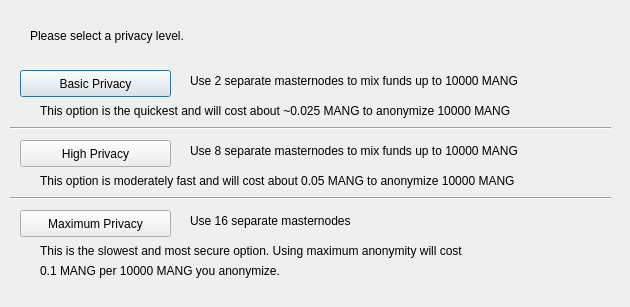
<?xml version="1.0" encoding="UTF-8"?>
<ui version="4.0">
 <class>ObfuscationConfig</class>
 <widget class="QDialog" name="ObfuscationConfig">
  <property name="geometry">
   <rect>
    <x>0</x>
    <y>0</y>
    <width>630</width>
    <height>307</height>
   </rect>
  </property>
  <property name="windowTitle">
   <string>Configure Obfuscation</string>
  </property>
  <widget class="QPushButton" name="buttonBasic">
   <property name="geometry">
    <rect>
     <x>20</x>
     <y>70</y>
     <width>151</width>
     <height>27</height>
    </rect>
   </property>
   <property name="text">
    <string>Basic Privacy</string>
   </property>
  </widget>
  <widget class="QPushButton" name="buttonHigh">
   <property name="geometry">
    <rect>
     <x>20</x>
     <y>140</y>
     <width>151</width>
     <height>27</height>
    </rect>
   </property>
   <property name="text">
    <string>High Privacy</string>
   </property>
  </widget>
  <widget class="QPushButton" name="buttonMax">
   <property name="geometry">
    <rect>
     <x>20</x>
     <y>210</y>
     <width>151</width>
     <height>27</height>
    </rect>
   </property>
   <property name="text">
    <string>Maximum Privacy</string>
   </property>
  </widget>
  <widget class="QLabel" name="label">
   <property name="geometry">
    <rect>
     <x>30</x>
     <y>20</y>
     <width>571</width>
     <height>31</height>
    </rect>
   </property>
   <property name="text">
    <string>Please select a privacy level.</string>
   </property>
  </widget>
  <widget class="QLabel" name="label_2">
   <property name="geometry">
    <rect>
     <x>190</x>
     <y>70</y>
     <width>421</width>
     <height>21</height>
    </rect>
   </property>
   <property name="text">
    <string>Use 2 separate masternodes to mix funds up to 10000 MANG</string>
   </property>
  </widget>
  <widget class="QLabel" name="label_3">
   <property name="geometry">
    <rect>
     <x>190</x>
     <y>140</y>
     <width>411</width>
     <height>21</height>
    </rect>
   </property>
   <property name="text">
    <string>Use 8 separate masternodes to mix funds up to 10000 MANG</string>
   </property>
  </widget>
  <widget class="QLabel" name="label_4">
   <property name="geometry">
    <rect>
     <x>190</x>
     <y>210</y>
     <width>421</width>
     <height>21</height>
    </rect>
   </property>
   <property name="text">
    <string>Use 16 separate masternodes</string>
   </property>
  </widget>
  <widget class="QLabel" name="label_6">
   <property name="geometry">
    <rect>
     <x>40</x>
     <y>100</y>
     <width>561</width>
     <height>21</height>
    </rect>
   </property>
   <property name="text">
    <string>This option is the quickest and will cost about ~0.025 MANG to anonymize 10000 MANG</string>
   </property>
  </widget>
  <widget class="QLabel" name="label_7">
   <property name="geometry">
    <rect>
     <x>40</x>
     <y>170</y>
     <width>561</width>
     <height>21</height>
    </rect>
   </property>
   <property name="text">
    <string>This option is moderately fast and will cost about 0.05 MANG to anonymize 10000 MANG</string>
   </property>
  </widget>
  <widget class="QLabel" name="label_8">
   <property name="geometry">
    <rect>
     <x>40</x>
     <y>240</y>
     <width>561</width>
     <height>21</height>
    </rect>
   </property>
   <property name="text">
    <string>This is the slowest and most secure option. Using maximum anonymity will cost</string>
   </property>
  </widget>
  <widget class="QLabel" name="label_9">
   <property name="geometry">
    <rect>
     <x>40</x>
     <y>260</y>
     <width>561</width>
     <height>21</height>
    </rect>
   </property>
   <property name="text">
    <string>0.1 MANG per 10000 MANG you anonymize.</string>
   </property>
  </widget>
  <widget class="Line" name="line">
   <property name="geometry">
    <rect>
     <x>10</x>
     <y>120</y>
     <width>601</width>
     <height>16</height>
    </rect>
   </property>
   <property name="orientation">
    <enum>Qt::Horizontal</enum>
   </property>
  </widget>
  <widget class="Line" name="line_2">
   <property name="geometry">
    <rect>
     <x>10</x>
     <y>190</y>
     <width>601</width>
     <height>16</height>
    </rect>
   </property>
   <property name="orientation">
    <enum>Qt::Horizontal</enum>
   </property>
  </widget>
 </widget>
 <resources/>
 <connections/>
</ui>
